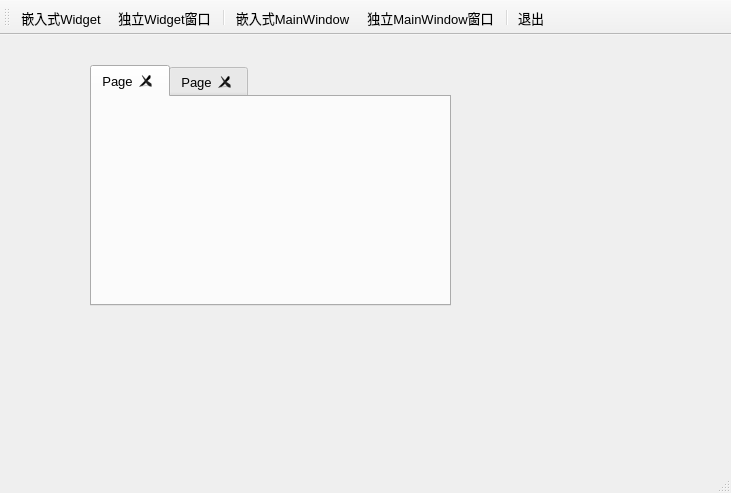
<?xml version="1.0" encoding="UTF-8"?>
<ui version="4.0">
 <class>MainWindow</class>
 <widget class="QMainWindow" name="MainWindow">
  <property name="geometry">
   <rect>
    <x>0</x>
    <y>0</y>
    <width>731</width>
    <height>493</height>
   </rect>
  </property>
  <property name="font">
   <font>
    <pointsize>10</pointsize>
   </font>
  </property>
  <property name="windowTitle">
   <string>多窗口应用程序</string>
  </property>
  <widget class="QWidget" name="centralWidget">
   <widget class="QTabWidget" name="tabWidget">
    <property name="geometry">
     <rect>
      <x>90</x>
      <y>30</y>
      <width>361</width>
      <height>241</height>
     </rect>
    </property>
    <property name="currentIndex">
     <number>0</number>
    </property>
    <property name="tabsClosable">
     <bool>true</bool>
    </property>
    <widget class="QWidget" name="tab">
     <attribute name="title">
      <string>Page</string>
     </attribute>
    </widget>
    <widget class="QWidget" name="tab_2">
     <attribute name="title">
      <string>Page</string>
     </attribute>
    </widget>
   </widget>
  </widget>
  <widget class="QToolBar" name="mainToolBar">
   <property name="autoFillBackground">
    <bool>false</bool>
   </property>
   <property name="toolButtonStyle">
    <enum>Qt::ToolButtonTextUnderIcon</enum>
   </property>
   <attribute name="toolBarArea">
    <enum>TopToolBarArea</enum>
   </attribute>
   <attribute name="toolBarBreak">
    <bool>false</bool>
   </attribute>
   <addaction name="actWidgetInsite"/>
   <addaction name="actWidget"/>
   <addaction name="separator"/>
   <addaction name="actWindowInsite"/>
   <addaction name="actWindow"/>
   <addaction name="separator"/>
   <addaction name="actQuit"/>
  </widget>
  <widget class="QStatusBar" name="statusBar"/>
  <action name="actWindowInsite">
   <property name="icon">
    <iconset resource="res.qrc">
     <normaloff>:/images/images/2.ico</normaloff>:/images/images/2.ico</iconset>
   </property>
   <property name="text">
    <string>嵌入式MainWindow</string>
   </property>
   <property name="toolTip">
    <string>嵌入式MainWindow</string>
   </property>
  </action>
  <action name="actWidgetInsite">
   <property name="icon">
    <iconset resource="res.qrc">
     <normaloff>:/images/images/100.bmp</normaloff>:/images/images/100.bmp</iconset>
   </property>
   <property name="text">
    <string>嵌入式Widget</string>
   </property>
   <property name="toolTip">
    <string>Widget嵌入式窗体</string>
   </property>
  </action>
  <action name="actQuit">
   <property name="icon">
    <iconset resource="res.qrc">
     <normaloff>:/images/images/132.bmp</normaloff>:/images/images/132.bmp</iconset>
   </property>
   <property name="text">
    <string>退出</string>
   </property>
   <property name="toolTip">
    <string>退出本系统</string>
   </property>
  </action>
  <action name="actWindow">
   <property name="icon">
    <iconset resource="res.qrc">
     <normaloff>:/images/images/3.ico</normaloff>:/images/images/3.ico</iconset>
   </property>
   <property name="text">
    <string>独立MainWindow窗口</string>
   </property>
   <property name="toolTip">
    <string>独立MainWindow窗口</string>
   </property>
  </action>
  <action name="actWidget">
   <property name="icon">
    <iconset resource="res.qrc">
     <normaloff>:/images/images/804.bmp</normaloff>:/images/images/804.bmp</iconset>
   </property>
   <property name="text">
    <string>独立Widget窗口</string>
   </property>
   <property name="toolTip">
    <string>新建Widget独立窗口</string>
   </property>
  </action>
 </widget>
 <layoutdefault spacing="6" margin="11"/>
 <resources>
  <include location="res.qrc"/>
 </resources>
 <connections>
  <connection>
   <sender>actQuit</sender>
   <signal>triggered()</signal>
   <receiver>MainWindow</receiver>
   <slot>close()</slot>
   <hints>
    <hint type="sourcelabel">
     <x>-1</x>
     <y>-1</y>
    </hint>
    <hint type="destinationlabel">
     <x>373</x>
     <y>235</y>
    </hint>
   </hints>
  </connection>
 </connections>
</ui>
